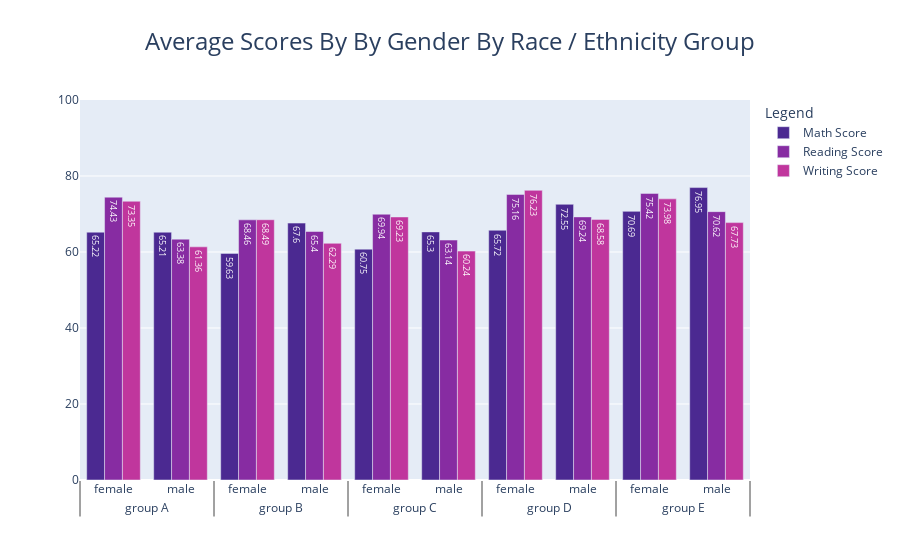

Notebook code for this chart:
### Code cell
fig_bar_avg_gender_score = create_grouped_bar_chart(df_source = exam_scores_df,
                                                    x_feature_names = ["race_ethnicity", "gender"], 
                                                    y_feature_names = ["math_score", "reading_score", "writing_score"],
                                                    y_feature_function = "mean",
                                                    #y_axis_range = [0, 90],
                                                    fig_title = "Average Scores By By Gender By Race / Ethnicity Group")



fig_bar_avg_gender_score.show()

### Figure 1 — Plotly figure (JSON) as saved in the notebook; plotly's stock layout.template omitted (floating-point values rounded to 4 significant figures)
{"data": [{"hoverlabel": {"font": {"color": "white"}}, "hovertemplate": "<b>%{fullData.name}</b><br><br>Avg Score: %{value}<extra></extra>", "marker": {"color": "rgb(75, 41, 145)"}, "name": "Math Score", "text": [65.22, 65.21, 59.63, 67.6, 60.75, 65.3, 65.72, 72.55, 70.69, 76.95], "textfont": {"color": "white", "size": 14}, "textposition": "inside", "type": "bar", "x": [["group A", "group A", "group B", "group B", "group C", "group C", "group D", "group D", "group E", "group E"], ["female", "male", "female", "male", "female", "male", "female", "male", "female", "male"]], "y": [65.22, 65.21, 59.63, 67.6, 60.75, 65.3, 65.72, 72.55, 70.69, 76.95]}, {"hoverlabel": {"font": {"color": "white"}}, "hovertemplate": "<b>%{fullData.name}</b><br><br>Avg Score: %{value}<extra></extra>", "marker": {"color": "rgb(135, 44, 162)"}, "name": "Reading Score", "text": [74.43, 63.38, 68.46, 65.4, 69.94, 63.14, 75.16, 69.24, 75.42, 70.62], "textfont": {"color": "white", "size": 14}, "textposition": "inside", "type": "bar", "x": [["group A", "group A", "group B", "group B", "group C", "group C", "group D", "group D", "group E", "group E"], ["female", "male", "female", "male", "female", "male", "female", "male", "female", "male"]], "y": [74.43, 63.38, 68.46, 65.4, 69.94, 63.14, 75.16, 69.24, 75.42, 70.62]}, {"hoverlabel": {"font": {"color": "white"}}, "hovertemplate": "<b>%{fullData.name}</b><br><br>Avg Score: %{value}<extra></extra>", "marker": {"color": "rgb(192, 54, 157)"}, "name": "Writing Score", "text": [73.35, 61.36, 68.49, 62.29, 69.23, 60.24, 76.23, 68.58, 73.98, 67.73], "textfont": {"color": "white", "size": 14}, "textposition": "inside", "type": "bar", "x": [["group A", "group A", "group B", "group B", "group C", "group C", "group D", "group D", "group E", "group E"], ["female", "male", "female", "male", "female", "male", "female", "male", "female", "male"]], "y": [73.35, 61.36, 68.49, 62.29, 69.23, 60.24, 76.23, 68.58, 73.98, 67.73]}], "layout": {"barmode": "group", "legend": {"title": {"text": "Legend"}}, "title": {"font": {"size": 24}, "text": "Average Scores By By Gender By Race / Ethnicity Group", "x": 0.5}, "yaxis": {"range": [0, 100]}}}
